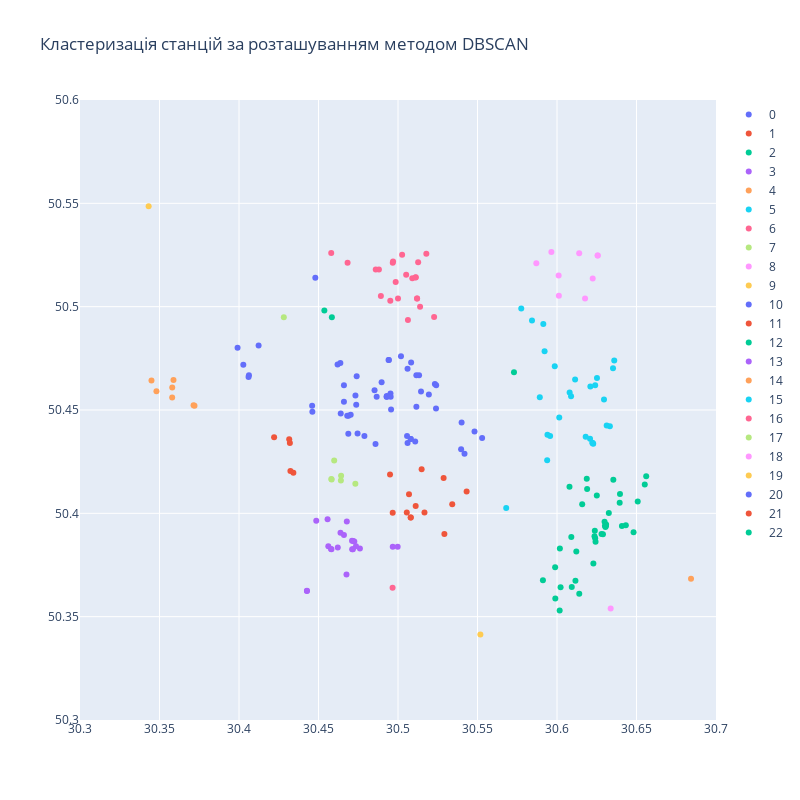

The code cell stored with this chart in its notebook:
### Code cell
plot_clusters(coord_DBSCAN, 'Кластеризація станцій за розташуванням методом DBSCAN')
